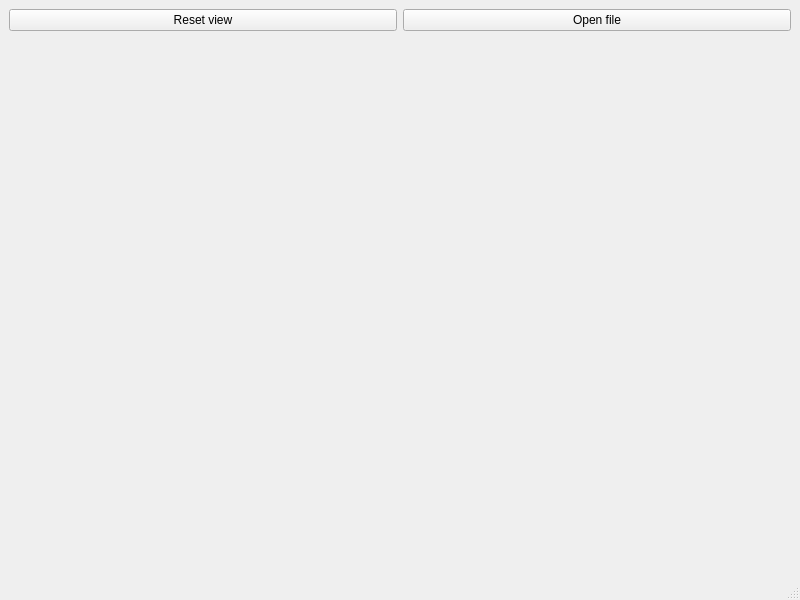
<?xml version="1.0" encoding="UTF-8"?>
<ui version="4.0">
 <class>MainWindow</class>
 <widget class="QMainWindow" name="MainWindow">
  <property name="geometry">
   <rect>
    <x>0</x>
    <y>0</y>
    <width>800</width>
    <height>600</height>
   </rect>
  </property>
  <property name="windowTitle">
   <string>MainWindow</string>
  </property>
  <widget class="QWidget" name="centralwidget">
   <layout class="QVBoxLayout" name="verticalLayout">
    <item>
     <layout class="QHBoxLayout" name="horizontalLayout">
      <item>
       <widget class="QPushButton" name="btnResetView">
        <property name="text">
         <string>Reset view</string>
        </property>
       </widget>
      </item>
      <item>
       <widget class="QPushButton" name="btnOpenFile">
        <property name="text">
         <string>Open file</string>
        </property>
       </widget>
      </item>
     </layout>
    </item>
    <item>
     <widget class="ViewerWidget" name="gl" native="true"/>
    </item>
   </layout>
  </widget>
  <widget class="QMenuBar" name="menubar">
   <property name="geometry">
    <rect>
     <x>0</x>
     <y>0</y>
     <width>800</width>
     <height>19</height>
    </rect>
   </property>
  </widget>
  <widget class="QStatusBar" name="statusbar"/>
 </widget>
 <customwidgets>
  <customwidget>
   <class>ViewerWidget</class>
   <extends>QWidget</extends>
   <header>viewerwidget.h</header>
   <container>1</container>
  </customwidget>
 </customwidgets>
 <resources/>
 <connections/>
</ui>
